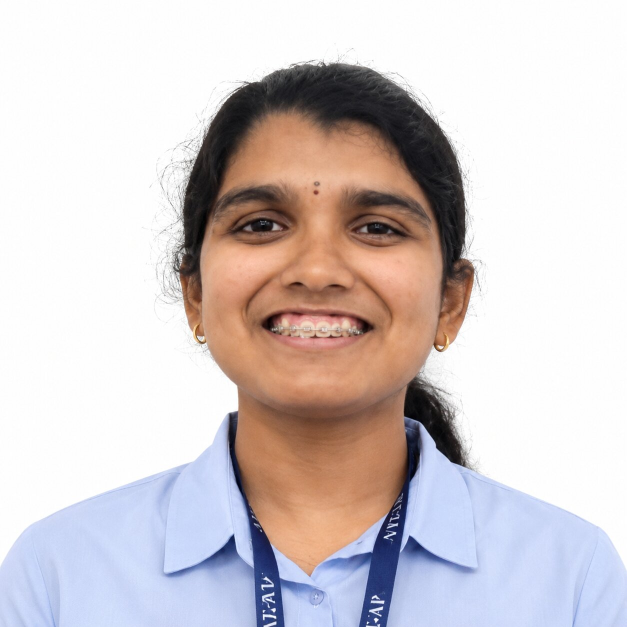
#> input picture tan.jpg, 1254 x 1254 px (shown at 1/2 size)
$ python phase1.py
#> lines starting #> are read from the running program, lines starting #| are printed output that depends on the picture
from PIL import Image
import numpy as np
import colorsys

img = Image.open("tan.jpg")
#> img is the input picture: PIL image 1254x1254 RGB; mean R, G, B 211.4, 202.6, 203.6
img = img.convert("RGB")
pixels = np.array(img)

# --- crop just the face region ---
face = pixels[200:850, 350:900]
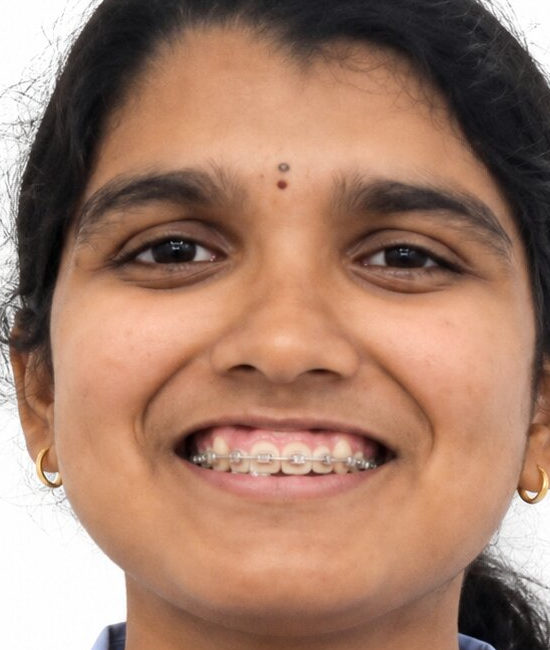
#> face: shape (650, 550, 3); mean R, G, B 164, 126.6, 107.2
print("Face crop shape:", face.shape)
#| Face crop shape: (650, 550, 3)

# --- average color of JUST the face ---
avg_face = face.mean(axis=(0,1))
#> avg_face = [164, 126.6, 107.2]
print(f"\nFace average color: R={avg_face[0]:.0f} G={avg_face[1]:.0f} B={avg_face[2]:.0f}")
#| Face average color: R=164 G=127 B=107

# --- convert to HSV ---
r, g, b = avg_face / 255.0
#> r = 0.643; g = 0.496; b = 0.42
h, s, v = colorsys.rgb_to_hsv(r, g, b)
#> h = 0.0568; s = 0.346; v = 0.643
hue_degrees = h * 360
#> hue_degrees = 20.46
print(f"Hue: {hue_degrees:.0f}°  Saturation: {s*100:.0f}%  Value: {v*100:.0f}%")
#| Hue: 20°  Saturation: 35%  Value: 64%

# --- undertone guess ---
if 10 <= hue_degrees <= 45 and s > 0.2:
    print("\nUndertone: WARM")
elif 180 <= hue_degrees <= 280:
    print("\nUndertone: COOL")
else:
    print("\nUndertone: NEUTRAL or unclear")

# --- save the crop so you can SEE what we analysed ---
face_img = Image.fromarray(face)
face_img.save("face_crop.jpg")
print("\nSaved face_crop.jpg — open it to see exactly what pixels we averaged!")
